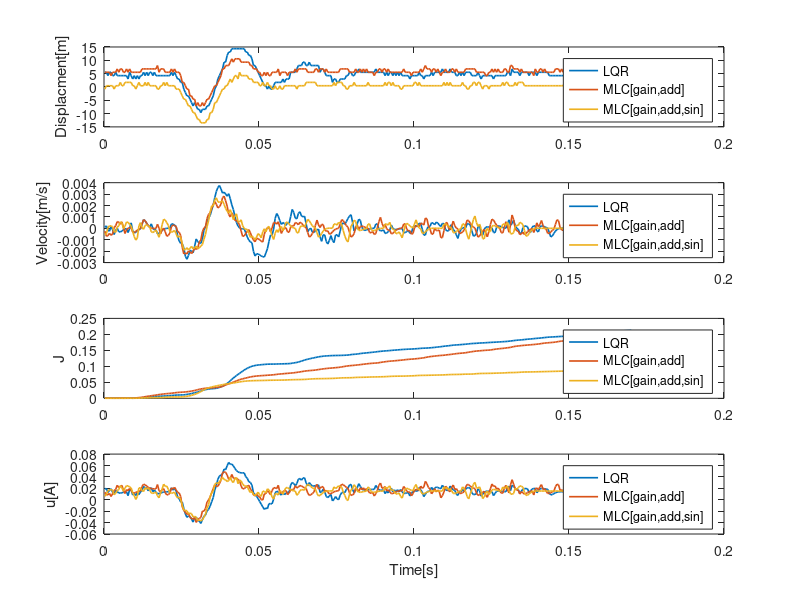

Write MATLAB code to recreate this figure.
clear
load('exp4LQR.mat');
Y_LQR=Y;
load('exp3.mat');
Y_1=Y_best;
load('exp2sin.mat');
Y_sin=Y_best;
start=find(T>0.23,1);
final=find(T>0.4,1);


figure(999)
subplot(4,1,1)
plot(T(start:final)-0.23,Y_LQR(start:final,1),'linewidth',1.2)
hold on
plot(T1(start:final)-0.23,Y_1(start:final,1),'linewidth',1.2)
plot(T1(start:final)-0.23,Y_sin(start:final,1),'linewidth',1.2)
legend({'LQR','MLC[gain,add]','MLC[gain,add,sin]'})
ylabel('Displacment[m]');
%     title(m);
%     xlim([0.23,0.4])
hold off

subplot(4,1,2)
plot(T(start:final)-0.23,Y_LQR(start:final,2),'linewidth',1.2)
hold on
plot(T1(start:final)-0.23,Y_1(start:final,2),'linewidth',1.2)
plot(T1(start:final)-0.23,Y_sin(start:final,2),'linewidth',1.2)
legend({'LQR','MLC[gain,add]','MLC[gain,add,sin]'})
ylabel('Velocity[m/s]');
%     xlim([0.23,0.4])
hold off

subplot(4,1,3)
plot(T(start:final)-0.23,Y_LQR(start:final,3),'linewidth',1.2)
hold on
plot(T1(start:final)-0.23,Y_1(start:final,3),'linewidth',1.2)
plot(T1(start:final)-0.23,Y_sin(start:final,3),'linewidth',1.2)
%     str = '$$ \int_{0}^{t} J dt $$';
%     ylabel(str,'Interpreter','latex')
ylabel('J')
legend({'LQR','MLC[gain,add]','MLC[gain,add,sin]'})
%     xlim([0.23,0.4])
hold off

subplot(4,1,4)
plot(T(start:final)-0.23,Y_LQR(start:final,4),'linewidth',1.2)
hold on
plot(T1(start:final)-0.23,Y_1(start:final,4),'linewidth',1.2)
plot(T1(start:final)-0.23,Y_sin(start:final,4),'linewidth',1.2)
ylabel('u[A]')
legend({'LQR','MLC[gain,add]','MLC[gain,add,sin]'})
%     xlim([0.23,0.4])
hold off
xlabel('Time[s]')